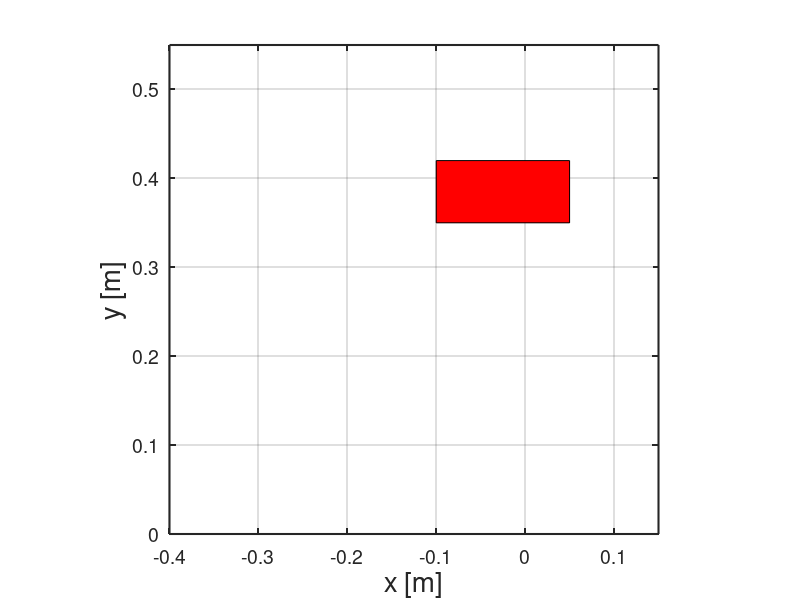

Source code (MATLAB): (Note: this script raises an error after producing the figure.)
%%%%%%%%%%%%%%%%%%%%%%%%%%%% Initialize Figure %%%%%%%%%%%%%%%%%%%%%%%%

h = figure;

axes1 = axes('Parent',h,'YTick',[0 0.1 0.2 0.3 0.4 0.5 0.6],...
    'XTick',[-0.5 -0.4 -0.3 -0.2 -0.1 0 0.1],...
    'PlotBoxAspectRatio',[1 1 1],...
    'LineWidth',1.5,...
    'FontSize',14);

xlim(axes1,[-0.4 0.15]);
ylim(axes1,[0.0 0.55]);
xlabel('x [m]', 'FontSize', 20);
ylabel('y [m]', 'FontSize', 20);

box(axes1,'on');
grid(axes1,'on');
hold(axes1,'all');

xMax = 0.05;
xMin = -0.1;
yMax = 0.42;
yMin = 0.35;

rectangle('Position',[xMin,yMin,(xMax-xMin),(yMax-yMin)],'Curvature',[0,0],...
          'FaceColor','r')

%% run experiment
minutes = 4;
expTime = minutes*60;
ac = ArmController2D(ExpTypes.Characterization,1,false,minutes);

ac.start;

%timeoutDlg(@input, expTime, 'Enter 1 to cancel:');
pause(expTime);
if(ac.isvalid ==1)
    delete(ac);
end
